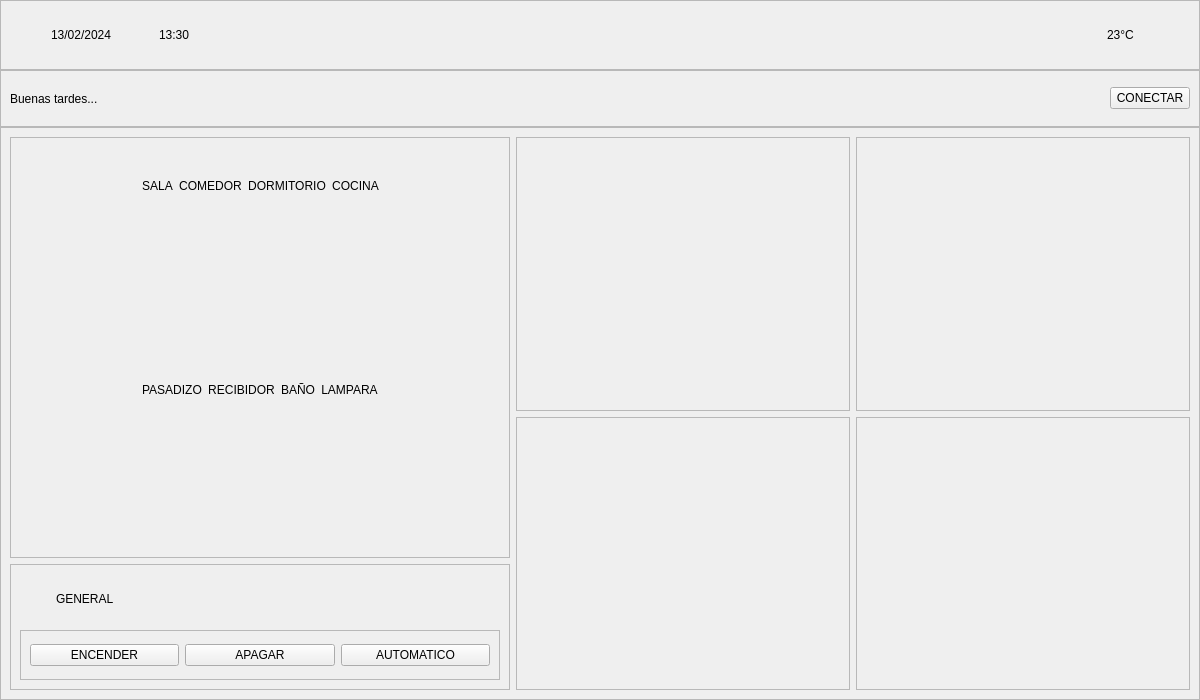
<?xml version="1.0" encoding="UTF-8"?>
<ui version="4.0">
 <class>MainWindow</class>
 <widget class="QMainWindow" name="MainWindow">
  <property name="geometry">
   <rect>
    <x>0</x>
    <y>0</y>
    <width>1200</width>
    <height>700</height>
   </rect>
  </property>
  <property name="minimumSize">
   <size>
    <width>1200</width>
    <height>700</height>
   </size>
  </property>
  <property name="maximumSize">
   <size>
    <width>1200</width>
    <height>700</height>
   </size>
  </property>
  <property name="windowTitle">
   <string>MainWindow</string>
  </property>
  <widget class="QWidget" name="centralwidget">
   <layout class="QVBoxLayout" name="verticalLayout_2">
    <property name="spacing">
     <number>0</number>
    </property>
    <property name="leftMargin">
     <number>0</number>
    </property>
    <property name="topMargin">
     <number>0</number>
    </property>
    <property name="rightMargin">
     <number>0</number>
    </property>
    <property name="bottomMargin">
     <number>0</number>
    </property>
    <item>
     <layout class="QVBoxLayout" name="verticalLayout" stretch="1,1,10">
      <property name="spacing">
       <number>0</number>
      </property>
      <item>
       <widget class="QFrame" name="frame">
        <property name="frameShape">
         <enum>QFrame::StyledPanel</enum>
        </property>
        <property name="frameShadow">
         <enum>QFrame::Raised</enum>
        </property>
        <layout class="QHBoxLayout" name="horizontalLayout_4">
         <item>
          <widget class="QLabel" name="date_icon">
           <property name="minimumSize">
            <size>
             <width>35</width>
             <height>35</height>
            </size>
           </property>
           <property name="maximumSize">
            <size>
             <width>35</width>
             <height>35</height>
            </size>
           </property>
           <property name="text">
            <string/>
           </property>
           <property name="pixmap">
            <pixmap>IMAGENES/date.png</pixmap>
           </property>
           <property name="scaledContents">
            <bool>true</bool>
           </property>
          </widget>
         </item>
         <item>
          <widget class="QLabel" name="date_value">
           <property name="styleSheet">
            <string notr="true">font: 7pt &quot;Sans Serif Collection&quot;;</string>
           </property>
           <property name="text">
            <string>13/02/2024</string>
           </property>
          </widget>
         </item>
         <item>
          <widget class="QLabel" name="time_icon">
           <property name="minimumSize">
            <size>
             <width>35</width>
             <height>35</height>
            </size>
           </property>
           <property name="maximumSize">
            <size>
             <width>35</width>
             <height>35</height>
            </size>
           </property>
           <property name="text">
            <string/>
           </property>
           <property name="pixmap">
            <pixmap>IMAGENES/clock.png</pixmap>
           </property>
           <property name="scaledContents">
            <bool>true</bool>
           </property>
          </widget>
         </item>
         <item>
          <widget class="QLabel" name="time_value">
           <property name="styleSheet">
            <string notr="true">font: 7pt &quot;Sans Serif Collection&quot;;</string>
           </property>
           <property name="text">
            <string>13:30</string>
           </property>
          </widget>
         </item>
         <item>
          <spacer name="horizontalSpacer">
           <property name="orientation">
            <enum>Qt::Horizontal</enum>
           </property>
           <property name="sizeHint" stdset="0">
            <size>
             <width>887</width>
             <height>20</height>
            </size>
           </property>
          </spacer>
         </item>
         <item>
          <widget class="QLabel" name="temperature_value">
           <property name="styleSheet">
            <string notr="true">font: 7pt &quot;Sans Serif Collection&quot;;</string>
           </property>
           <property name="text">
            <string>23°C</string>
           </property>
          </widget>
         </item>
         <item>
          <widget class="QLabel" name="DN_icon">
           <property name="minimumSize">
            <size>
             <width>50</width>
             <height>50</height>
            </size>
           </property>
           <property name="maximumSize">
            <size>
             <width>50</width>
             <height>50</height>
            </size>
           </property>
           <property name="text">
            <string/>
           </property>
           <property name="pixmap">
            <pixmap>IMAGENES/sun.png</pixmap>
           </property>
           <property name="scaledContents">
            <bool>true</bool>
           </property>
          </widget>
         </item>
        </layout>
       </widget>
      </item>
      <item>
       <widget class="QFrame" name="frame_2">
        <property name="frameShape">
         <enum>QFrame::StyledPanel</enum>
        </property>
        <property name="frameShadow">
         <enum>QFrame::Raised</enum>
        </property>
        <layout class="QHBoxLayout" name="horizontalLayout_5">
         <item>
          <widget class="QLabel" name="greet_value">
           <property name="styleSheet">
            <string notr="true">font: 9pt &quot;Sans Serif Collection&quot;;</string>
           </property>
           <property name="text">
            <string>Buenas tardes...</string>
           </property>
          </widget>
         </item>
         <item>
          <spacer name="horizontalSpacer_2">
           <property name="orientation">
            <enum>Qt::Horizontal</enum>
           </property>
           <property name="sizeHint" stdset="0">
            <size>
             <width>959</width>
             <height>20</height>
            </size>
           </property>
          </spacer>
         </item>
         <item>
          <widget class="QPushButton" name="connect_bt">
           <property name="styleSheet">
            <string notr="true">font: 7pt &quot;Sans Serif Collection&quot;;</string>
           </property>
           <property name="text">
            <string>CONECTAR</string>
           </property>
          </widget>
         </item>
        </layout>
       </widget>
      </item>
      <item>
       <widget class="QFrame" name="frame_3">
        <property name="frameShape">
         <enum>QFrame::StyledPanel</enum>
        </property>
        <property name="frameShadow">
         <enum>QFrame::Raised</enum>
        </property>
        <layout class="QGridLayout" name="gridLayout">
         <item row="0" column="0">
          <layout class="QHBoxLayout" name="horizontalLayout_3">
           <item>
            <layout class="QVBoxLayout" name="verticalLayout_3" stretch="10,3">
             <item>
              <widget class="QFrame" name="frame_4">
               <property name="maximumSize">
                <size>
                 <width>500</width>
                 <height>16777215</height>
                </size>
               </property>
               <property name="frameShape">
                <enum>QFrame::StyledPanel</enum>
               </property>
               <property name="frameShadow">
                <enum>QFrame::Raised</enum>
               </property>
               <layout class="QVBoxLayout" name="verticalLayout_14">
                <item>
                 <layout class="QHBoxLayout" name="horizontalLayout_18">
                  <item>
                   <spacer name="horizontalSpacer_3">
                    <property name="orientation">
                     <enum>Qt::Horizontal</enum>
                    </property>
                    <property name="sizeHint" stdset="0">
                     <size>
                      <width>40</width>
                      <height>20</height>
                     </size>
                    </property>
                   </spacer>
                  </item>
                  <item>
                   <layout class="QHBoxLayout" name="horizontalLayout_16">
                    <item>
                     <layout class="QVBoxLayout" name="verticalLayout_5">
                      <property name="sizeConstraint">
                       <enum>QLayout::SetMinimumSize</enum>
                      </property>
                      <item>
                       <widget class="QLabel" name="label">
                        <property name="text">
                         <string>SALA</string>
                        </property>
                        <property name="alignment">
                         <set>Qt::AlignCenter</set>
                        </property>
                       </widget>
                      </item>
                      <item>
                       <widget class="QLabel" name="label_2">
                        <property name="maximumSize">
                         <size>
                          <width>100</width>
                          <height>100</height>
                         </size>
                        </property>
                        <property name="text">
                         <string/>
                        </property>
                        <property name="pixmap">
                         <pixmap>IMAGENES/light_off.png</pixmap>
                        </property>
                        <property name="scaledContents">
                         <bool>true</bool>
                        </property>
                        <property name="alignment">
                         <set>Qt::AlignCenter</set>
                        </property>
                       </widget>
                      </item>
                      <item>
                       <layout class="QHBoxLayout" name="horizontalLayout_6">
                        <item>
                         <widget class="QLabel" name="label_3">
                          <property name="maximumSize">
                           <size>
                            <width>30</width>
                            <height>30</height>
                           </size>
                          </property>
                          <property name="text">
                           <string/>
                          </property>
                          <property name="pixmap">
                           <pixmap>IMAGENES/minus.png</pixmap>
                          </property>
                          <property name="scaledContents">
                           <bool>true</bool>
                          </property>
                         </widget>
                        </item>
                        <item>
                         <widget class="QLabel" name="label_4">
                          <property name="maximumSize">
                           <size>
                            <width>30</width>
                            <height>30</height>
                           </size>
                          </property>
                          <property name="text">
                           <string/>
                          </property>
                          <property name="pixmap">
                           <pixmap>IMAGENES/plus.png</pixmap>
                          </property>
                          <property name="scaledContents">
                           <bool>true</bool>
                          </property>
                         </widget>
                        </item>
                       </layout>
                      </item>
                     </layout>
                    </item>
                    <item>
                     <layout class="QVBoxLayout" name="verticalLayout_6">
                      <property name="sizeConstraint">
                       <enum>QLayout::SetMinimumSize</enum>
                      </property>
                      <item>
                       <widget class="QLabel" name="label_5">
                        <property name="text">
                         <string>COMEDOR</string>
                        </property>
                        <property name="alignment">
                         <set>Qt::AlignCenter</set>
                        </property>
                       </widget>
                      </item>
                      <item>
                       <widget class="QLabel" name="label_6">
                        <property name="maximumSize">
                         <size>
                          <width>100</width>
                          <height>100</height>
                         </size>
                        </property>
                        <property name="text">
                         <string/>
                        </property>
                        <property name="pixmap">
                         <pixmap>IMAGENES/light_off.png</pixmap>
                        </property>
                        <property name="scaledContents">
                         <bool>true</bool>
                        </property>
                        <property name="alignment">
                         <set>Qt::AlignCenter</set>
                        </property>
                       </widget>
                      </item>
                      <item>
                       <layout class="QHBoxLayout" name="horizontalLayout_7">
                        <item>
                         <widget class="QLabel" name="label_7">
                          <property name="maximumSize">
                           <size>
                            <width>30</width>
                            <height>30</height>
                           </size>
                          </property>
                          <property name="text">
                           <string/>
                          </property>
                          <property name="pixmap">
                           <pixmap>IMAGENES/minus.png</pixmap>
                          </property>
                          <property name="scaledContents">
                           <bool>true</bool>
                          </property>
                         </widget>
                        </item>
                        <item>
                         <widget class="QLabel" name="label_8">
                          <property name="maximumSize">
                           <size>
                            <width>30</width>
                            <height>30</height>
                           </size>
                          </property>
                          <property name="text">
                           <string/>
                          </property>
                          <property name="pixmap">
                           <pixmap>IMAGENES/plus.png</pixmap>
                          </property>
                          <property name="scaledContents">
                           <bool>true</bool>
                          </property>
                         </widget>
                        </item>
                       </layout>
                      </item>
                     </layout>
                    </item>
                    <item>
                     <layout class="QVBoxLayout" name="verticalLayout_7">
                      <property name="sizeConstraint">
                       <enum>QLayout::SetMinimumSize</enum>
                      </property>
                      <item>
                       <widget class="QLabel" name="label_9">
                        <property name="text">
                         <string>DORMITORIO</string>
                        </property>
                        <property name="alignment">
                         <set>Qt::AlignCenter</set>
                        </property>
                       </widget>
                      </item>
                      <item>
                       <widget class="QLabel" name="label_10">
                        <property name="maximumSize">
                         <size>
                          <width>100</width>
                          <height>100</height>
                         </size>
                        </property>
                        <property name="text">
                         <string/>
                        </property>
                        <property name="pixmap">
                         <pixmap>IMAGENES/light_off.png</pixmap>
                        </property>
                        <property name="scaledContents">
                         <bool>true</bool>
                        </property>
                        <property name="alignment">
                         <set>Qt::AlignCenter</set>
                        </property>
                       </widget>
                      </item>
                      <item>
                       <layout class="QHBoxLayout" name="horizontalLayout_8">
                        <item>
                         <widget class="QLabel" name="label_11">
                          <property name="maximumSize">
                           <size>
                            <width>30</width>
                            <height>30</height>
                           </size>
                          </property>
                          <property name="text">
                           <string/>
                          </property>
                          <property name="pixmap">
                           <pixmap>IMAGENES/minus.png</pixmap>
                          </property>
                          <property name="scaledContents">
                           <bool>true</bool>
                          </property>
                         </widget>
                        </item>
                        <item>
                         <widget class="QLabel" name="label_12">
                          <property name="maximumSize">
                           <size>
                            <width>30</width>
                            <height>30</height>
                           </size>
                          </property>
                          <property name="text">
                           <string/>
                          </property>
                          <property name="pixmap">
                           <pixmap>IMAGENES/plus.png</pixmap>
                          </property>
                          <property name="scaledContents">
                           <bool>true</bool>
                          </property>
                         </widget>
                        </item>
                       </layout>
                      </item>
                     </layout>
                    </item>
                    <item>
                     <layout class="QVBoxLayout" name="verticalLayout_8">
                      <property name="sizeConstraint">
                       <enum>QLayout::SetMinimumSize</enum>
                      </property>
                      <item>
                       <widget class="QLabel" name="label_13">
                        <property name="text">
                         <string>COCINA</string>
                        </property>
                        <property name="alignment">
                         <set>Qt::AlignCenter</set>
                        </property>
                       </widget>
                      </item>
                      <item>
                       <widget class="QLabel" name="label_14">
                        <property name="maximumSize">
                         <size>
                          <width>100</width>
                          <height>100</height>
                         </size>
                        </property>
                        <property name="text">
                         <string/>
                        </property>
                        <property name="pixmap">
                         <pixmap>IMAGENES/light_off.png</pixmap>
                        </property>
                        <property name="scaledContents">
                         <bool>true</bool>
                        </property>
                        <property name="alignment">
                         <set>Qt::AlignCenter</set>
                        </property>
                       </widget>
                      </item>
                      <item>
                       <layout class="QHBoxLayout" name="horizontalLayout_9">
                        <item>
                         <widget class="QLabel" name="label_15">
                          <property name="maximumSize">
                           <size>
                            <width>30</width>
                            <height>30</height>
                           </size>
                          </property>
                          <property name="text">
                           <string/>
                          </property>
                          <property name="pixmap">
                           <pixmap>IMAGENES/minus.png</pixmap>
                          </property>
                          <property name="scaledContents">
                           <bool>true</bool>
                          </property>
                         </widget>
                        </item>
                        <item>
                         <widget class="QLabel" name="label_16">
                          <property name="maximumSize">
                           <size>
                            <width>30</width>
                            <height>30</height>
                           </size>
                          </property>
                          <property name="text">
                           <string/>
                          </property>
                          <property name="pixmap">
                           <pixmap>IMAGENES/plus.png</pixmap>
                          </property>
                          <property name="scaledContents">
                           <bool>true</bool>
                          </property>
                         </widget>
                        </item>
                       </layout>
                      </item>
                     </layout>
                    </item>
                   </layout>
                  </item>
                  <item>
                   <spacer name="horizontalSpacer_5">
                    <property name="orientation">
                     <enum>Qt::Horizontal</enum>
                    </property>
                    <property name="sizeHint" stdset="0">
                     <size>
                      <width>40</width>
                      <height>20</height>
                     </size>
                    </property>
                   </spacer>
                  </item>
                 </layout>
                </item>
                <item>
                 <layout class="QHBoxLayout" name="horizontalLayout_19">
                  <item>
                   <spacer name="horizontalSpacer_4">
                    <property name="orientation">
                     <enum>Qt::Horizontal</enum>
                    </property>
                    <property name="sizeHint" stdset="0">
                     <size>
                      <width>40</width>
                      <height>20</height>
                     </size>
                    </property>
                   </spacer>
                  </item>
                  <item>
                   <layout class="QHBoxLayout" name="horizontalLayout_17">
                    <item>
                     <layout class="QVBoxLayout" name="verticalLayout_9">
                      <property name="sizeConstraint">
                       <enum>QLayout::SetMinimumSize</enum>
                      </property>
                      <item>
                       <widget class="QLabel" name="label_17">
                        <property name="text">
                         <string>PASADIZO</string>
                        </property>
                        <property name="alignment">
                         <set>Qt::AlignCenter</set>
                        </property>
                       </widget>
                      </item>
                      <item>
                       <widget class="QLabel" name="label_18">
                        <property name="maximumSize">
                         <size>
                          <width>100</width>
                          <height>100</height>
                         </size>
                        </property>
                        <property name="text">
                         <string/>
                        </property>
                        <property name="pixmap">
                         <pixmap>IMAGENES/light_off.png</pixmap>
                        </property>
                        <property name="scaledContents">
                         <bool>true</bool>
                        </property>
                        <property name="alignment">
                         <set>Qt::AlignCenter</set>
                        </property>
                       </widget>
                      </item>
                      <item>
                       <layout class="QHBoxLayout" name="horizontalLayout_10">
                        <item>
                         <widget class="QLabel" name="label_19">
                          <property name="maximumSize">
                           <size>
                            <width>30</width>
                            <height>30</height>
                           </size>
                          </property>
                          <property name="text">
                           <string/>
                          </property>
                          <property name="pixmap">
                           <pixmap>IMAGENES/minus.png</pixmap>
                          </property>
                          <property name="scaledContents">
                           <bool>true</bool>
                          </property>
                         </widget>
                        </item>
                        <item>
                         <widget class="QLabel" name="label_20">
                          <property name="maximumSize">
                           <size>
                            <width>30</width>
                            <height>30</height>
                           </size>
                          </property>
                          <property name="text">
                           <string/>
                          </property>
                          <property name="pixmap">
                           <pixmap>IMAGENES/plus.png</pixmap>
                          </property>
                          <property name="scaledContents">
                           <bool>true</bool>
                          </property>
                         </widget>
                        </item>
                       </layout>
                      </item>
                     </layout>
                    </item>
                    <item>
                     <layout class="QVBoxLayout" name="verticalLayout_10">
                      <property name="sizeConstraint">
                       <enum>QLayout::SetMinimumSize</enum>
                      </property>
                      <item>
                       <widget class="QLabel" name="label_21">
                        <property name="text">
                         <string>RECIBIDOR</string>
                        </property>
                        <property name="alignment">
                         <set>Qt::AlignCenter</set>
                        </property>
                       </widget>
                      </item>
                      <item>
                       <widget class="QLabel" name="label_22">
                        <property name="maximumSize">
                         <size>
                          <width>100</width>
                          <height>100</height>
                         </size>
                        </property>
                        <property name="text">
                         <string/>
                        </property>
                        <property name="pixmap">
                         <pixmap>IMAGENES/light_off.png</pixmap>
                        </property>
                        <property name="scaledContents">
                         <bool>true</bool>
                        </property>
                        <property name="alignment">
                         <set>Qt::AlignCenter</set>
                        </property>
                       </widget>
                      </item>
                      <item>
                       <layout class="QHBoxLayout" name="horizontalLayout_11">
                        <item>
                         <widget class="QLabel" name="label_23">
                          <property name="maximumSize">
                           <size>
                            <width>30</width>
                            <height>30</height>
                           </size>
                          </property>
                          <property name="text">
                           <string/>
                          </property>
                          <property name="pixmap">
                           <pixmap>IMAGENES/minus.png</pixmap>
                          </property>
                          <property name="scaledContents">
                           <bool>true</bool>
                          </property>
                         </widget>
                        </item>
                        <item>
                         <widget class="QLabel" name="label_24">
                          <property name="maximumSize">
                           <size>
                            <width>30</width>
                            <height>30</height>
                           </size>
                          </property>
                          <property name="text">
                           <string/>
                          </property>
                          <property name="pixmap">
                           <pixmap>IMAGENES/plus.png</pixmap>
                          </property>
                          <property name="scaledContents">
                           <bool>true</bool>
                          </property>
                         </widget>
                        </item>
                       </layout>
                      </item>
                     </layout>
                    </item>
                    <item>
                     <layout class="QVBoxLayout" name="verticalLayout_11">
                      <property name="sizeConstraint">
                       <enum>QLayout::SetMinimumSize</enum>
                      </property>
                      <item>
                       <widget class="QLabel" name="label_25">
                        <property name="text">
                         <string>BAÑO</string>
                        </property>
                        <property name="alignment">
                         <set>Qt::AlignCenter</set>
                        </property>
                       </widget>
                      </item>
                      <item>
                       <widget class="QLabel" name="label_26">
                        <property name="maximumSize">
                         <size>
                          <width>100</width>
                          <height>100</height>
                         </size>
                        </property>
                        <property name="text">
                         <string/>
                        </property>
                        <property name="pixmap">
                         <pixmap>IMAGENES/light_off.png</pixmap>
                        </property>
                        <property name="scaledContents">
                         <bool>true</bool>
                        </property>
                        <property name="alignment">
                         <set>Qt::AlignCenter</set>
                        </property>
                       </widget>
                      </item>
                      <item>
                       <layout class="QHBoxLayout" name="horizontalLayout_12">
                        <item>
                         <widget class="QLabel" name="label_27">
                          <property name="maximumSize">
                           <size>
                            <width>30</width>
                            <height>30</height>
                           </size>
                          </property>
                          <property name="text">
                           <string/>
                          </property>
                          <property name="pixmap">
                           <pixmap>IMAGENES/minus.png</pixmap>
                          </property>
                          <property name="scaledContents">
                           <bool>true</bool>
                          </property>
                         </widget>
                        </item>
                        <item>
                         <widget class="QLabel" name="label_28">
                          <property name="maximumSize">
                           <size>
                            <width>30</width>
                            <height>30</height>
                           </size>
                          </property>
                          <property name="text">
                           <string/>
                          </property>
                          <property name="pixmap">
                           <pixmap>IMAGENES/plus.png</pixmap>
                          </property>
                          <property name="scaledContents">
                           <bool>true</bool>
                          </property>
                         </widget>
                        </item>
                       </layout>
                      </item>
                     </layout>
                    </item>
                    <item>
                     <layout class="QVBoxLayout" name="verticalLayout_12">
                      <item>
                       <widget class="QLabel" name="label_29">
                        <property name="text">
                         <string>LAMPARA</string>
                        </property>
                        <property name="alignment">
                         <set>Qt::AlignCenter</set>
                        </property>
                       </widget>
                      </item>
                      <item>
                       <widget class="QLabel" name="label_30">
                        <property name="maximumSize">
                         <size>
                          <width>100</width>
                          <height>100</height>
                         </size>
                        </property>
                        <property name="text">
                         <string/>
                        </property>
                        <property name="pixmap">
                         <pixmap>IMAGENES/light_off.png</pixmap>
                        </property>
                        <property name="scaledContents">
                         <bool>true</bool>
                        </property>
                        <property name="alignment">
                         <set>Qt::AlignCenter</set>
                        </property>
                       </widget>
                      </item>
                      <item>
                       <layout class="QHBoxLayout" name="horizontalLayout_13">
                        <item>
                         <widget class="QLabel" name="label_31">
                          <property name="maximumSize">
                           <size>
                            <width>30</width>
                            <height>30</height>
                           </size>
                          </property>
                          <property name="text">
                           <string/>
                          </property>
                          <property name="pixmap">
                           <pixmap>IMAGENES/minus.png</pixmap>
                          </property>
                          <property name="scaledContents">
                           <bool>true</bool>
                          </property>
                         </widget>
                        </item>
                        <item>
                         <widget class="QLabel" name="label_32">
                          <property name="maximumSize">
                           <size>
                            <width>30</width>
                            <height>30</height>
                           </size>
                          </property>
                          <property name="text">
                           <string/>
                          </property>
                          <property name="pixmap">
                           <pixmap>IMAGENES/plus.png</pixmap>
                          </property>
                          <property name="scaledContents">
                           <bool>true</bool>
                          </property>
                         </widget>
                        </item>
                       </layout>
                      </item>
                     </layout>
                    </item>
                   </layout>
                  </item>
                  <item>
                   <spacer name="horizontalSpacer_6">
                    <property name="orientation">
                     <enum>Qt::Horizontal</enum>
                    </property>
                    <property name="sizeHint" stdset="0">
                     <size>
                      <width>40</width>
                      <height>20</height>
                     </size>
                    </property>
                   </spacer>
                  </item>
                 </layout>
                </item>
               </layout>
              </widget>
             </item>
             <item>
              <widget class="QFrame" name="frame_5">
               <property name="frameShape">
                <enum>QFrame::StyledPanel</enum>
               </property>
               <property name="frameShadow">
                <enum>QFrame::Raised</enum>
               </property>
               <layout class="QVBoxLayout" name="verticalLayout_13">
                <item>
                 <layout class="QHBoxLayout" name="horizontalLayout_14">
                  <item>
                   <widget class="QLabel" name="label_34">
                    <property name="minimumSize">
                     <size>
                      <width>30</width>
                      <height>30</height>
                     </size>
                    </property>
                    <property name="maximumSize">
                     <size>
                      <width>30</width>
                      <height>30</height>
                     </size>
                    </property>
                    <property name="text">
                     <string/>
                    </property>
                    <property name="pixmap">
                     <pixmap>IMAGENES/config.png</pixmap>
                    </property>
                    <property name="scaledContents">
                     <bool>true</bool>
                    </property>
                   </widget>
                  </item>
                  <item>
                   <widget class="QLabel" name="label_33">
                    <property name="styleSheet">
                     <string notr="true">font: 9pt &quot;Sans Serif Collection&quot;;</string>
                    </property>
                    <property name="text">
                     <string>GENERAL</string>
                    </property>
                   </widget>
                  </item>
                 </layout>
                </item>
                <item>
                 <widget class="QFrame" name="frame_9">
                  <property name="frameShape">
                   <enum>QFrame::StyledPanel</enum>
                  </property>
                  <property name="frameShadow">
                   <enum>QFrame::Raised</enum>
                  </property>
                  <layout class="QHBoxLayout" name="horizontalLayout_15">
                   <item>
                    <widget class="QPushButton" name="pushButton">
                     <property name="styleSheet">
                      <string notr="true">font: 8pt &quot;Sans Serif Collection&quot;;</string>
                     </property>
                     <property name="text">
                      <string>ENCENDER</string>
                     </property>
                    </widget>
                   </item>
                   <item>
                    <widget class="QPushButton" name="pushButton_2">
                     <property name="styleSheet">
                      <string notr="true">font: 8pt &quot;Sans Serif Collection&quot;;</string>
                     </property>
                     <property name="text">
                      <string>APAGAR</string>
                     </property>
                    </widget>
                   </item>
                   <item>
                    <widget class="QPushButton" name="pushButton_3">
                     <property name="styleSheet">
                      <string notr="true">font: 8pt &quot;Sans Serif Collection&quot;;</string>
                     </property>
                     <property name="text">
                      <string>AUTOMATICO</string>
                     </property>
                    </widget>
                   </item>
                  </layout>
                 </widget>
                </item>
               </layout>
              </widget>
             </item>
            </layout>
           </item>
           <item>
            <layout class="QVBoxLayout" name="verticalLayout_4">
             <item>
              <layout class="QHBoxLayout" name="horizontalLayout">
               <item>
                <widget class="QFrame" name="frame_6">
                 <property name="frameShape">
                  <enum>QFrame::StyledPanel</enum>
                 </property>
                 <property name="frameShadow">
                  <enum>QFrame::Raised</enum>
                 </property>
                </widget>
               </item>
               <item>
                <widget class="QFrame" name="frame_7">
                 <property name="frameShape">
                  <enum>QFrame::StyledPanel</enum>
                 </property>
                 <property name="frameShadow">
                  <enum>QFrame::Raised</enum>
                 </property>
                </widget>
               </item>
              </layout>
             </item>
             <item>
              <layout class="QHBoxLayout" name="horizontalLayout_2">
               <item>
                <widget class="QFrame" name="frame_8">
                 <property name="frameShape">
                  <enum>QFrame::StyledPanel</enum>
                 </property>
                 <property name="frameShadow">
                  <enum>QFrame::Raised</enum>
                 </property>
                </widget>
               </item>
               <item>
                <widget class="QFrame" name="frame_10">
                 <property name="frameShape">
                  <enum>QFrame::StyledPanel</enum>
                 </property>
                 <property name="frameShadow">
                  <enum>QFrame::Raised</enum>
                 </property>
                </widget>
               </item>
              </layout>
             </item>
            </layout>
           </item>
          </layout>
         </item>
        </layout>
       </widget>
      </item>
     </layout>
    </item>
   </layout>
  </widget>
 </widget>
 <resources/>
 <connections/>
</ui>
